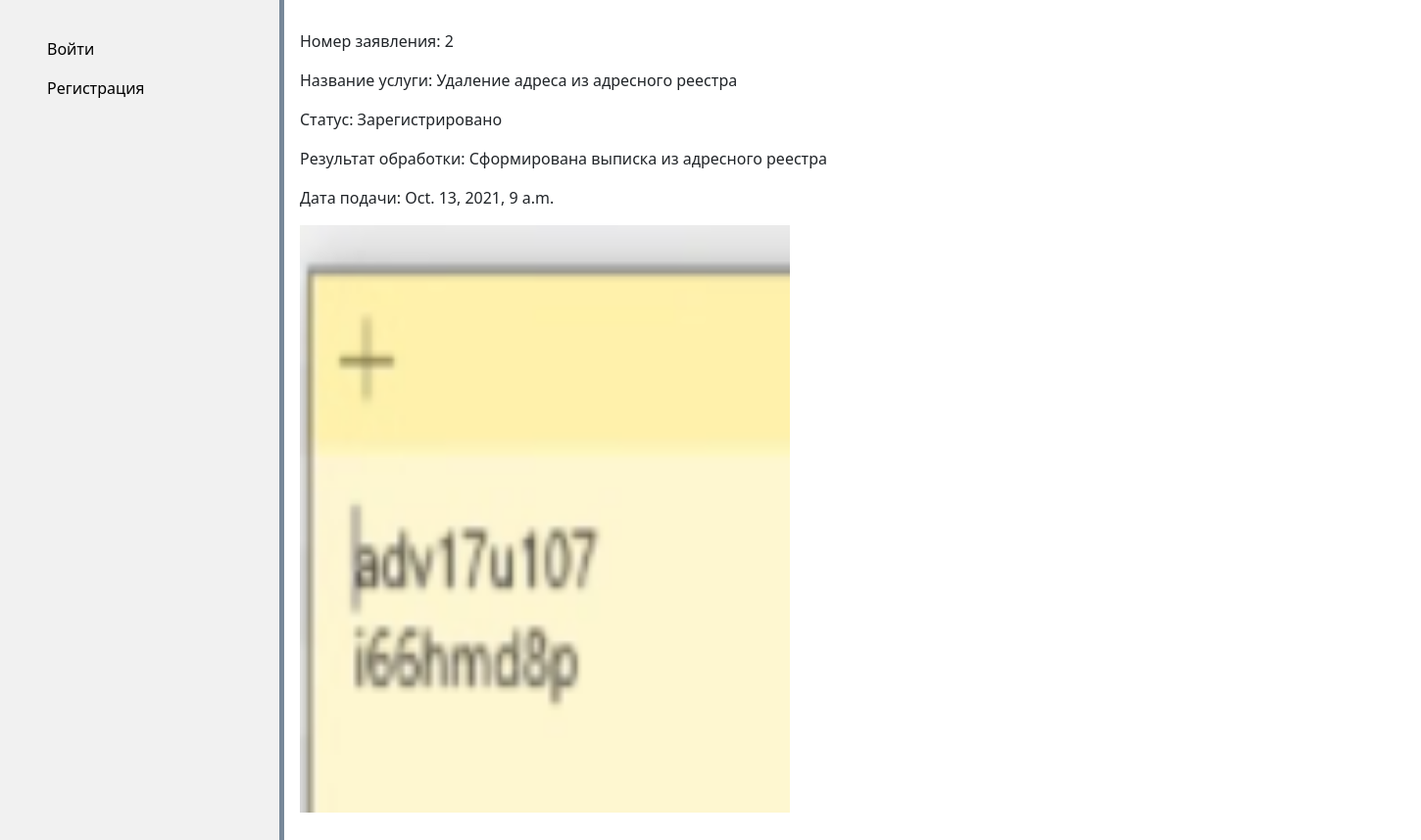
The app's page /about_stat/2 with its own data.
### registr_applications/models.py (models this page shows, shortened)
class Statement(models.Model):
    number = models.AutoField(primary_key=True, verbose_name='уникальный номер')
    name = models.CharField(max_length=300,  verbose_name='наименование услуги')
    content = models.TextField(max_length=10000, null=True, verbose_name='текст заявления')
    date = models.DateTimeField(auto_now=True, blank=True, verbose_name='дата подачи')
    status = models.CharField(max_length=300, blank=True, db_index=True, verbose_name='статус')
    result = models.CharField(max_length=400, verbose_name='Результат')
    email = models.CharField(max_length=400,  verbose_name='Почтовый адрес')
    passed = models.BooleanField(default=False)   #было ли рассмотрено админом
    admin = models.ForeignKey(User, blank=True, null=True,on_delete=models.CASCADE, related_name='admin_set', verbose_name='Специалист')
    user = models.ForeignKey(User, blank=True,null=True, on_delete=models.CASCADE, related_name='user_set', verbose_name='Пользователь')
    docs = models.ImageField(upload_to=user_directory_path, null=True, )

### registr_applications/views.py (the view)
# urls.py: path('about_stat/<int:pk>', StatDetailView.as_view(), name='about_stat'),
class StatDetailView(DetailView):
    model = Statement
    template_name = 'about_stat.html'
    context_object_name = "stat"

### registr_applications/templates/about_stat.html (shortened to what this page needs)
{% extends "base.html" %}
{% block content %}
<p>Номер заявления: {{ stat.number}}</p>
<p>Название услуги: {{ stat.name }}</p>
<p>Статус: {{ stat.status }}</p>
<p>Результат обработки: {{ stat.result }}</p>
<p>Дата подачи: {{ stat.date}}</p>
<p><img width="500px" height="600" src="{{ stat.docs.url }}"></p>
{% endblock %}

### static/registr_applications/css/registr_applications.css (style rules this page uses)
body { margin: 0; }

### records on screen
Statement: number "2", name "Удаление адреса из адресного реестра", status "Зарегистрировано", result "Сформирована выписка из адресного реестра", date "Oct. 13, 2021, 9 a.m.", docs (picture)
